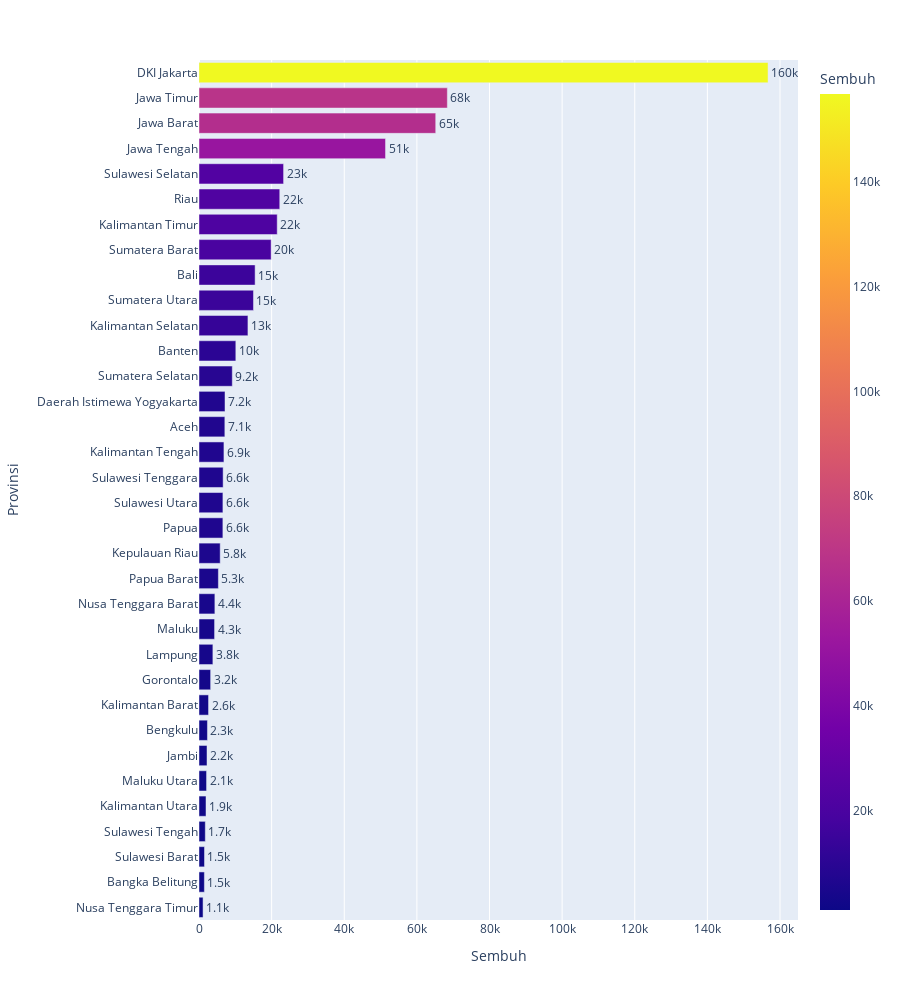

The cell this chart's notebook holds for it:
### Code cell
df_sort = df.sort_values(by = "Sembuh", ascending = True, ignore_index = True)
fig = px.bar(df_sort, x='Sembuh', y='Provinsi',
             color='Sembuh', orientation='h', text = 'Sembuh', height = 1000)
fig.update_traces(texttemplate='%{text:.2s}', textposition='outside')
fig.update_layout(uniformtext_minsize=8, uniformtext_mode='hide')
fig.show()

### Figure 1 — Plotly figure (JSON) as saved in the notebook; plotly's stock layout.template omitted (floating-point values rounded to 4 significant figures)
{"data": [{"alignmentgroup": "True", "hovertemplate": "Sembuh=%{marker.color}<br>Provinsi=%{y}<extra></extra>", "legendgroup": "", "marker": {"color": [1117, 1483, 1513, 1736, 1932, 2082, 2211, 2327, 2627, 3206, 3826, 4289, 4373, 5338, 5837, 6580, 6587, 6644, 6867, 7118, 7167, 9168, 10143, 13476, 14999, 15455, 19872, 21540, 22240, 23291, 51365, 65191, 68389, 156704], "coloraxis": "coloraxis"}, "name": "", "offsetgroup": "", "orientation": "h", "showlegend": false, "text": [1117, 1483, 1513, 1736, 1932, 2082, 2211, 2327, 2627, 3206, 3826, 4289, 4373, 5338, 5837, 6580, 6587, 6644, 6867, 7118, 7167, 9168, 10143, 13476, 14999, 15455, 19872, 21540, 22240, 23291, 51365, 65191, 68389, 156704], "textposition": "outside", "texttemplate": "%{text:.2s}", "type": "bar", "x": [1117, 1483, 1513, 1736, 1932, 2082, 2211, 2327, 2627, 3206, 3826, 4289, 4373, 5338, 5837, 6580, 6587, 6644, 6867, 7118, 7167, 9168, 10143, 13476, 14999, 15455, 19872, 21540, 22240, 23291, 51365, 65191, 68389, 156704], "xaxis": "x", "y": ["Nusa Tenggara Timur", "Bangka Belitung", "Sulawesi Barat", "Sulawesi Tengah", "Kalimantan Utara", "Maluku Utara", "Jambi", "Bengkulu", "Kalimantan Barat", "Gorontalo", "Lampung", "Maluku", "Nusa Tenggara Barat", "Papua Barat", "Kepulauan Riau", "Papua", "Sulawesi Utara", "Sulawesi Tenggara", "Kalimantan Tengah", "Aceh", "Daerah Istimewa Yogyakarta", "Sumatera Selatan", "Banten", "Kalimantan Selatan", "Sumatera Utara", "Bali", "Sumatera Barat", "Kalimantan Timur", "Riau", "Sulawesi Selatan", "Jawa Tengah", "Jawa Barat", "Jawa Timur", "DKI Jakarta"], "yaxis": "y"}], "layout": {"barmode": "relative", "coloraxis": {"colorbar": {"title": {"text": "Sembuh"}}, "colorscale": [[0, "#0d0887"], [0.1111, "#46039f"], [0.2222, "#7201a8"], [0.3333, "#9c179e"], [0.4444, "#bd3786"], [0.5556, "#d8576b"], [0.6667, "#ed7953"], [0.7778, "#fb9f3a"], [0.8889, "#fdca26"], [1, "#f0f921"]]}, "height": 1000, "legend": {"tracegroupgap": 0}, "margin": {"t": 60}, "uniformtext": {"minsize": 8, "mode": "hide"}, "xaxis": {"anchor": "y", "domain": [0, 1], "title": {"text": "Sembuh"}}, "yaxis": {"anchor": "x", "domain": [0, 1], "title": {"text": "Provinsi"}}}}
